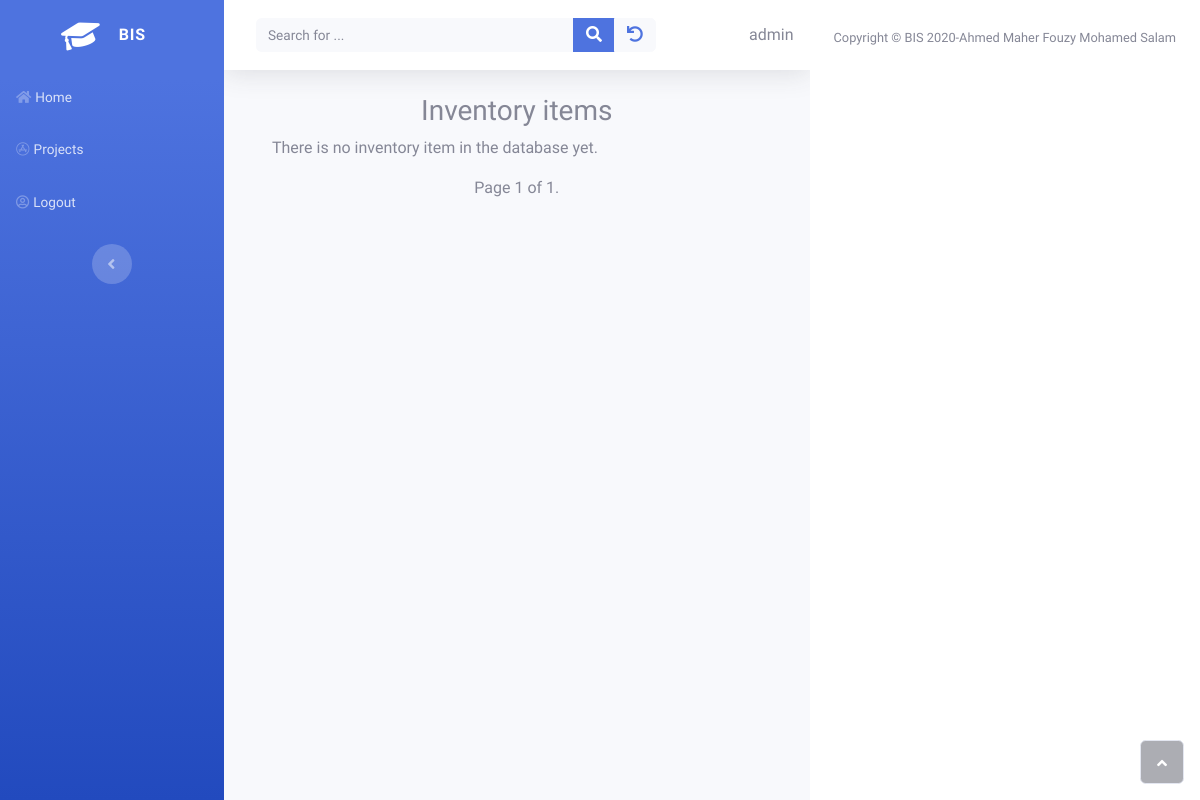
The app's page /inventory/list_inventory (signed in), older data.
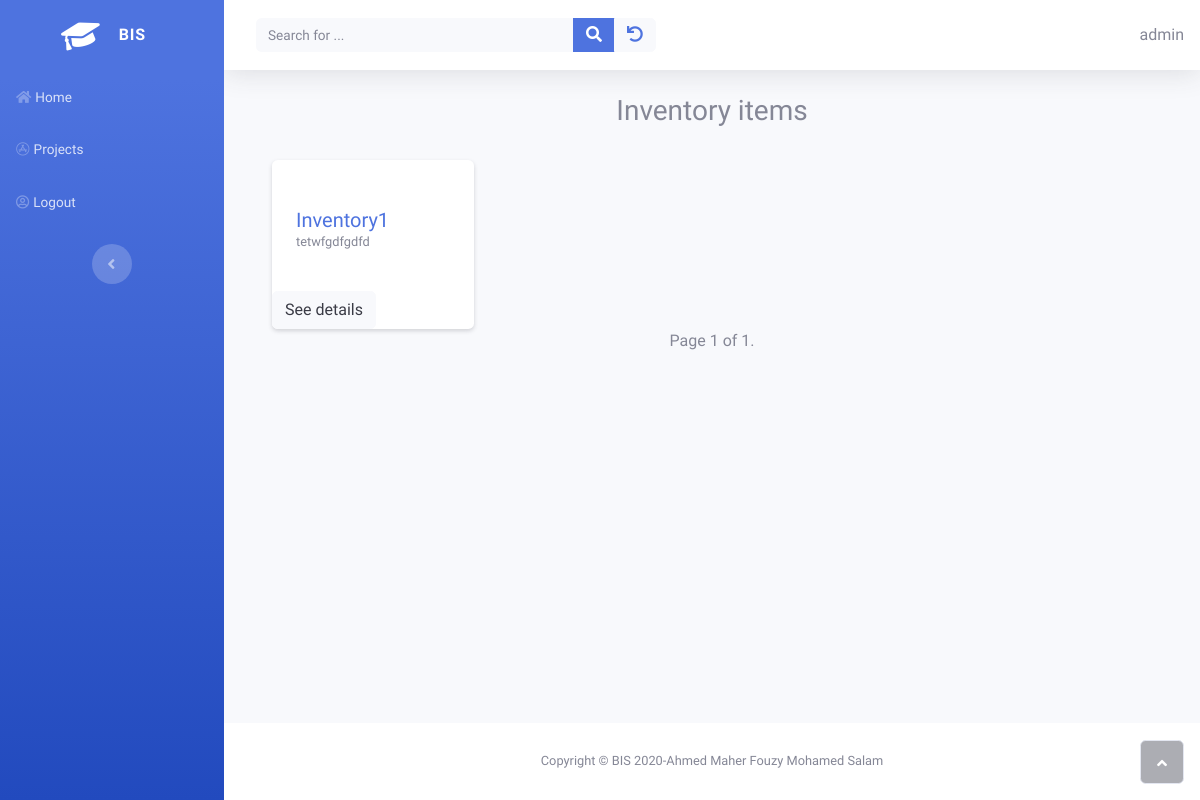
The same page, newer data.
### inventory/models.py (models this page shows, shortened)
class Inventory(models.Model):
    owner = models.ForeignKey(get_user_model(), on_delete=models.CASCADE)
    item_name = models.CharField(max_length=250)
    description = models.TextField(
        null= True,
        blank= True
    )
    general_ledeger_account = models.ForeignKey('sole_proprietorship.Accounts',on_delete=models.CASCADE)

### inventory/views.py (the view)
# urls.py: path('list_inventory' , views.ListInventoryView.as_view() , name="list_inventory") ,
class ListInventoryView(OwnerListView):
    model = Inventory
    template_name = "inventory/inventory_list.html"
    paginate_by = 20
    def get_queryset(self):
        qs = super().get_queryset()
        return qs.select_related().all()

### home/owner.py (called while the page is built)
    def get_queryset(self):
        qs = super(OwnerListView, self).get_queryset()
        return qs.filter(owner=self.request.user)

### inventory/templates/inventory/inventory_list.html (shortened to what this page needs)
{% extends 'home/base.html' %}
{% block content %}
    <div class="container">
    <h3 class="" align="center">Inventory items</h3>
    {% if inventory_list %}
        <div class="row">
        {% for inventory in inventory_list %}
            {% if forloop.counter0|divisibleby:"4" %}
                </div><br><div class="row">
            {% endif %}
            <div class="col-lg-3 col-md-6 mb-4 mb-lg-0">
            <div class="card shadow-sm border-0 rounded">
                <div class="card-body p-0">
                    <div class="p-4">
                        <h5 class="mb-0"> <a href="{% url "inventory:detail_inventory" inventory.id %}">{{ inventory.item_name }}</a></h5>
                        <p class="small text-muted">{{ inventory.description|truncatechars:75 }}</p>
                    </div>
                  <div><a class="btn btn-light" href="{% url "inventory:detail_inventory" inventory.id %}" target="blank">See details</a></div>
                </div>
            </div>
        </div>
        {% endfor %}
    {% else %}
        <p>There is no inventory item in the database yet.</p>
    {% endif %}
        </div>
</div>
{% include 'home/pagination.html' %}
{% endblock %}

Row changes from the older to the newer data that the page shows:
added Inventory: item_name "Inventory1", description "tetwfgdfgdfd"
Text that changed along with them:
text no longer shown: "There is no inventory item in the database yet."
